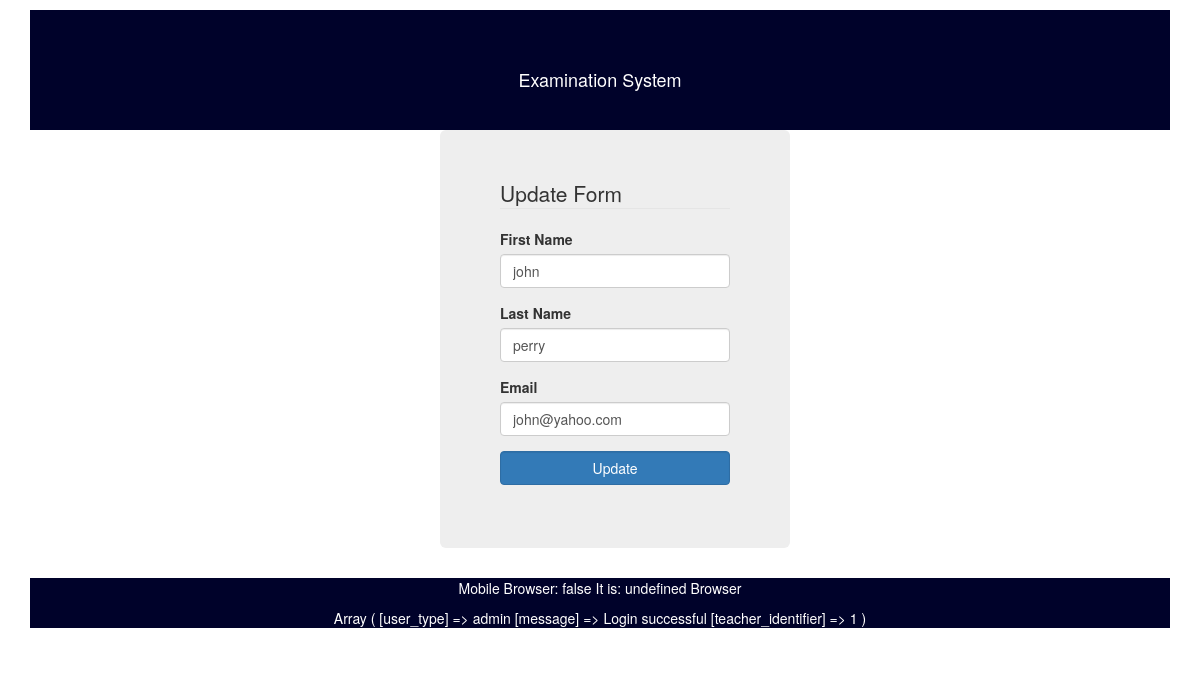
Page /update_form_admintoteacher.php?teacherID=1 (signed in) on the committed database.
### tables this page shows
CREATE TABLE `teacher` (
  `teacher_ID` int(10) UNSIGNED NOT NULL,
  `fName` varchar(25) NOT NULL,
  `lName` varchar(25) NOT NULL,
  `login_ID` int(10) UNSIGNED NOT NULL
);

### control/select_update_form_admintoteacher.php (called while the page is built)
<?php
if (isset($_GET['teacherID'])) {
	$teacherid = $_GET['teacherID'];
	$query = "SELECT fName, lName, email FROM teacher, login WHERE login.login_ID = teacher.login_ID AND teacher.teacher_id =".$teacherid.";";
	$conn = dbConnect();
	$stmt = $conn->prepare($query);
	$stmt->execute();
	$staticresult = $stmt->fetchAll(PDO::FETCH_ASSOC);
}
?>

### update_form_admintoteacher.php (the view, shortened to what this page needs)
<?php
include "header.php";
include "control/select_update_form_admintoteacher.php";
?>
	<div class="container">
		<div class="col-lg-4"></div>
		<div class="col-lg-4">
			<div class="jumbotron">
				<fieldset>
					<legend>Update Form</legend>
					<form method="POST" action="control/update_process_admintoteacher.php?teacherID=<?php echo $_SESSION['teacher_identifier']?>">
						<?php
						foreach($staticresult as $row) {
							echo '<div class="form-group">
							<label>First Name</label>
							<input type="text" class="form-control" name="fname" id="fname" value="'.$row['fName'].'" required>
							</div>
							<div class="form-group">
							<label>Last Name</label>
							<input type="text" class="form-control" name="lname" id="lname" value="'.$row['lName'].'" required>
							</div>
							<div class="form-group">
							<label>Email</label>
							<input type="email" class="form-control" name="email" id="email" value="'.$row['email'].'" required>
							</div>
							<div class="form-group">
											<input type="submit" class="btn btn-primary form-control" value="Update" id="register">
											</div>';
						}
					?>
				</form>
			</fieldset>
			</div>
			</div>
			</div>
			<?php
			include "footer.php";
			  ?>

### rows in the picture
teacher: fname "john", lname "perry", email "john@yahoo.com"
